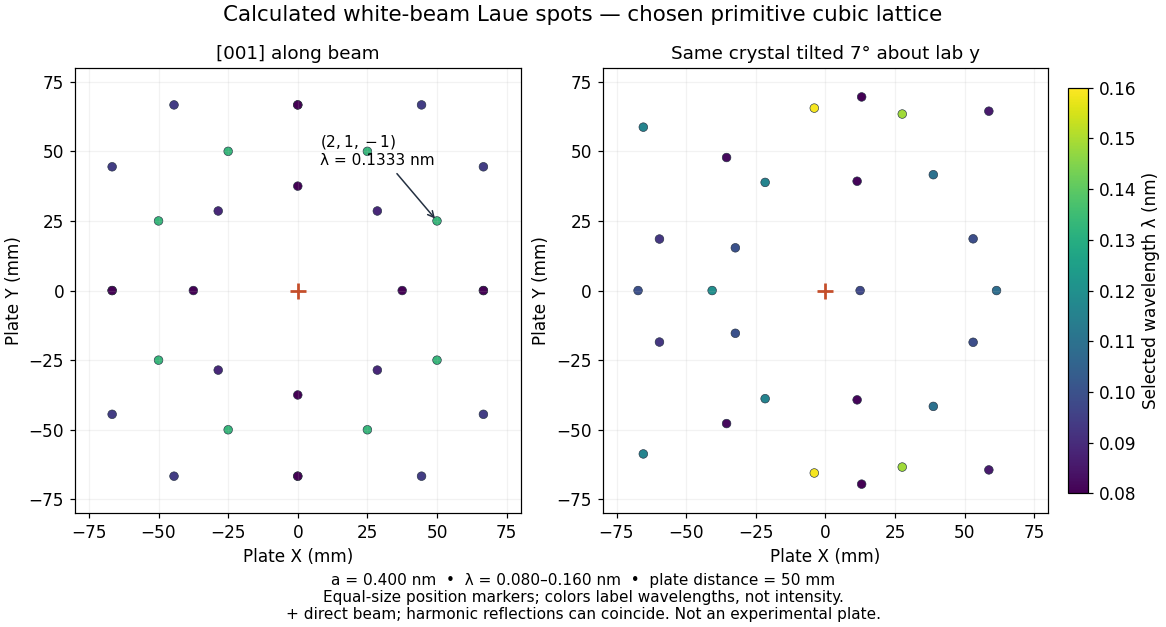

Python code for this plot:
"""Original transmission Laue positions; Python 3.14, NumPy 2.3.5, Matplotlib 3.10.7.

One point scatterer per primitive cubic cell, a=0.400 nm. Incident direction
is lab +z; G=(2*pi/a) R(h,k,l). Elasticity gives lambda=-2*a*v_z/|v|²,
v=R(h,k,l), and s_out=z_hat+(lambda/a)*v. Only forward rays landing on
a square detector at z=50 mm are retained. Marker area is NOT intensity.
Run from _media; output is this script's basename.png in the working directory.
"""
from pathlib import Path
import itertools
import numpy as np
import matplotlib.pyplot as plt
from matplotlib.colors import Normalize

A = 0.400
BAND = (0.080, 0.160)
DISTANCE = 50.0
HALF_WIDTH = 75.0


def rotation_y(degrees):
    t = np.deg2rad(degrees)
    return np.array([[np.cos(t), 0, np.sin(t)], [0, 1, 0],
                     [-np.sin(t), 0, np.cos(t)]])


def reflections(degrees=0.0):
    """Return (indices, wavelength_nm, outgoing_unit_direction, position_mm)."""
    rotation = rotation_y(degrees)
    # |G| <= 2|k| implies |(h,k,l)| <= 2a/lambda_min, in any orientation.
    bound = int(np.ceil(2 * A / BAND[0]))
    result = []
    for indices in itertools.product(range(-bound, bound + 1), repeat=3):
        v = rotation @ np.array(indices, dtype=float)
        square = float(v @ v)
        if square == 0:
            continue
        wavelength = -2 * A * v[2] / square
        if not BAND[0] - 1e-12 <= wavelength <= BAND[1] + 1e-12:
            continue
        outgoing = np.array([0., 0., 1.]) + wavelength / A * v
        assert abs(outgoing @ outgoing - 1) < 1e-12
        if outgoing[2] <= 1e-12:
            continue
        xy = DISTANCE * outgoing[:2] / outgoing[2]
        if np.max(np.abs(xy)) <= HALF_WIDTH + 1e-10:
            result.append((indices, wavelength, outgoing, xy))
    return result


def draw():
    plt.rcParams.update({'font.size': 11, 'axes.titlesize': 12})
    fig, axes = plt.subplots(1, 2, figsize=(10.6, 5.7), layout='constrained',
                             facecolor='white')
    norm = Normalize(*BAND)
    for ax, tilt in zip(axes, (0.0, 7.0)):
        rows = reflections(tilt)
        xy = np.array([r[3] for r in rows])
        wavelengths = np.array([r[1] for r in rows])
        # Longer wavelengths first: any exact harmonic overlap remains one spot.
        order = np.argsort(wavelengths)[::-1]
        scatter = ax.scatter(xy[order, 0], xy[order, 1], c=wavelengths[order],
                             cmap='viridis', norm=norm, s=32, linewidths=0.4,
                             edgecolors='#243041')
        ax.plot(0, 0, '+', color='#c44e2a', ms=11, mew=1.8)
        ax.set(xlim=(-80, 80), ylim=(-80, 80), aspect='equal',
               xlabel='Plate X (mm)', ylabel='Plate Y (mm)',
               title='[001] along beam' if tilt == 0 else 'Same crystal tilted 7° about lab y')
        ax.set_xticks([-75, -50, -25, 0, 25, 50, 75])
        ax.set_yticks([-75, -50, -25, 0, 25, 50, 75])
        ax.grid(alpha=0.16)
        if tilt == 0:
            ax.annotate(r'$(2,1,-1)$' + '\nλ = 0.1333 nm', (50, 25), (8, 45),
                        fontsize=10, arrowprops={'arrowstyle': '->', 'color': '#243041'})
    bar = fig.colorbar(scatter, ax=axes, shrink=0.79, pad=0.02)
    bar.set_label('Selected wavelength λ (nm)')
    fig.suptitle('Calculated white-beam Laue spots — chosen primitive cubic lattice',
                 fontsize=14)
    fig.supxlabel('a = 0.400 nm  •  λ = 0.080–0.160 nm  •  plate distance = 50 mm\n'
                  'Equal-size position markers; colors label wavelengths, not intensity.\n'
                  '+ direct beam; harmonic reflections can coincide. Not an experimental plate.',
                  fontsize=10)
    fig.savefig(Path(__file__).stem + '.png', dpi=110, facecolor='white', transparent=False)
    plt.close(fig)
    print({f'tilt_{t:g}_reflections': len(reflections(t)) for t in (0.0, 7.0)})


if __name__ == '__main__':
    draw()
